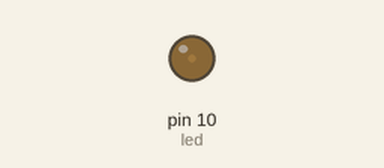
This sketch was run on a simulated Arduino Uno, built with avr-gcc and run on an emulated ATmega328P. On the bench: output pins drawn as LEDs (lit = HIGH). What the sketch prints to the serial monitor is not drawn.

Above: at 0.05 s.
At 0.65 s:
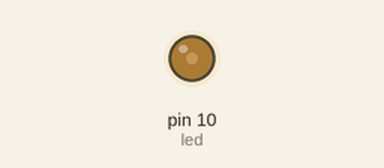
At 1.25 s:
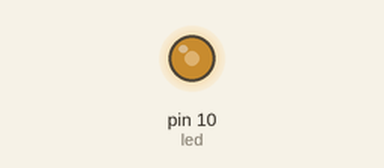
At 2.5 s:
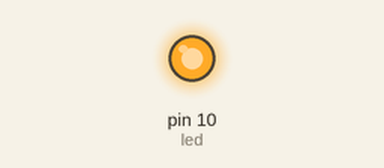
Timing chart, 0 to 5.8 s (numbered marks = the images above):
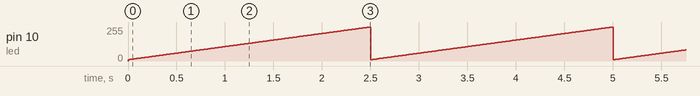

Measured:
- by itself, pin 10 (led): ramps from 10/255 to 255/255 and jumps back, once every 2.5 s

The sketch:

led_pwm.ino
```cpp
#define led 10
int i;
void setup() {
  // put your setup code here, to run once:
pinMode( led , OUTPUT);
Serial.begin(9600);
}

void loop() {
  // put your main code here, to run repeatedly:
  for ( i = 10; i<=255; i++){
  analogWrite(led, i);
  Serial.println(i);
  delay(10);

  }

}
```
